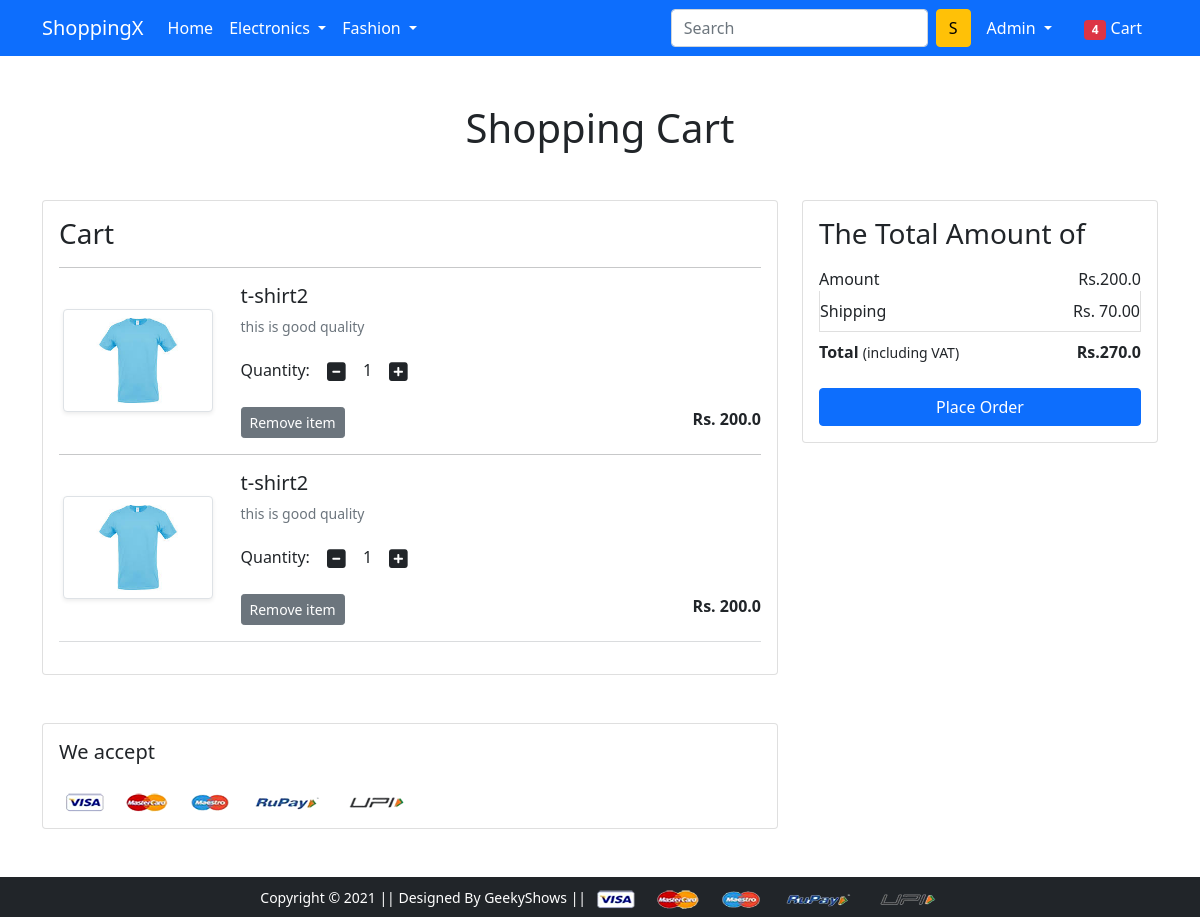
The app's page /cart/ (signed in) with its own data.
### app/models.py (models this page shows, shortened)
class Cart(models.Model):
    user =models.ForeignKey(User,on_delete=models.CASCADE)
    product = models.ForeignKey(Product,on_delete=models.CASCADE)
    quantity = models.PositiveIntegerField(default=1)

class Product(models.Model):
    title = models.CharField(max_length=200)
    selling_price = models.FloatField()
    discounted_price = models.FloatField()
    descriptions = models.TextField()
    brand = models.CharField(max_length=100)
    category = models.CharField(choices=CATEGORY_CHOICE,max_length=2)
    product_image = models.ImageField(upload_to='productimg')

### app/views.py (the view)
# urls.py: path('cart/',views.show_cart,name="show_cart"),
@login_required()
def show_cart(request):
 if request.user.is_authenticated:
  user=request.user
  cart = Cart.objects.filter(user=user)
  amont=0.0
  shipping_amount=70.0
  cart_product =[p for p in Cart.objects.all() if p.user==user]
  if cart_product:
   for p in cart_product:
    tempamount=(p.quantity*p.product.discounted_price)
    amont+= tempamount
    totalamont= amont+ shipping_amount
    return render(request, 'app/addtocart.html',{'cart':cart,'amont':amont,'totalamont':totalamont})
  else:
   return render(request,'app/empty.html')

### app/templates/app/addtocart.html (shortened to what this page needs)
{% extends 'app/base.html' %}
{% load static %}
{% block main-content %}
<div class="container my-5">
 <div class="row">
  <h1 class="text-center mb-5">Shopping Cart</h1>
  <div class="col-sm-8">
  <div class="card">
   <div class="card-body">
    <h3>Cart</h3>
    {% for carts in cart%}
    <hr>
    <div class="row">
     <div class="col-sm-3 text-center align-self-center"><img src="{{carts.product.product_image.url}}" alt="" srcset="" class="img-fluid img-thumbnail shadow-sm" height="150" width="150"> </div>
     <div class="col-sm-9">
      <div>
       <h5>{{carts.product.title}}</h5>
       <p class="mb-2 text-muted small">{{carts.product.descriptions}}</p>
       <div class="my-3">
        <label for="quantity">Quantity:</label>
        <a class="minus-cart btn" pid="{{carts.product.id}}"><i class="fas fa-minus-square fa-lg" ></i></a>
          <span id="quantity">{{carts.quantity}}</span>
        <a class="plus-cart btn" pid="{{carts.product.id}}"><i class="fas fa-plus-square fa-lg"></i></a>
       </div>
       <div class="d-flex justify-content-between">
        <a href="#" class="btn btn-sm btn-secondary mr-3 remove-cart" pid="{{carts.product.id}}" >Remove item </a>
        <p class="mb-0"><span><strong>Rs. {{carts.product.discounted_price}}</strong></span></p>
       </div>
      </div>
     </div>
    </div>
    {% endfor %}
    <hr class="text-muted">
   </div>
   </div>
  </div>
  <div class="col-sm-4">
   <div class="card">
    <div class="card-body">
      <h3>The Total Amount of</h3>
      <ul class="list-group">
       <li class="list-group-item d-flex justify-content-between align-items-center border-0 px-0 pb-0">Amount<span>Rs.<span id="amount">{{amont}}</span></span></li>
       <li class="list-group-item d-flex justify-content-between align-items-center px-0">Shipping<span>Rs. 70.00</span></li>
       <li class="list-group-item d-flex justify-content-between align-items-center border-0 px-0 mb-3">
        <div>
           <strong>Total</strong> <small>(including VAT)</small>
         </div>
         <span><strong>Rs.<strong id="totalamount">{{totalamont}}</strong></strong></span>
       </li>
      </ul>
      <div class="d-grid"><a href="{% url 'checkout' %}" class="btn btn-primary">Place Order</a></div>
    </div>
   </div>
  </div>
 </div>
</div>
<div class="container">
 <div class="row">
  <div class="col-sm-8">
   <div class="card">
    <div class="card-body">
      <h5 class="mb-4">We accept</h5>
      <img src="{% static 'app/images/payment.png' %}" alt="" class="img-fluid">
    </div>
  </div>
  </div>
 </div>
</div>
{% endblock main-content %}

### app/templates/app/base.html (shortened to what this page needs)
<!doctype html>
{% load static %}
<html lang="en">
  <head>
    <link href="https://cdn.jsdelivr.net/npm/bootstrap@5.0.0-beta1/dist/css/bootstrap.min.css" rel="stylesheet">
    <link rel="stylesheet" href="{% static 'app/css/owl.carousel.min.css' %}">
    <link rel="stylesheet" href="{% static 'app/css/all.min.css' %}">
    <link rel="stylesheet" href="{% static 'app/css/style.css' %}">
  </head>
  <body>
    <nav class="navbar navbar-expand-lg navbar-dark bg-primary">
     <div class="container">
       <a class="navbar-brand" href="/">ShoppingX</a>
       <div class="collapse navbar-collapse" id="navbarSupportedContent">
         <ul class="navbar-nav me-auto mb-2 mb-lg-0">
           <li class="nav-item">
             <a class="nav-link active" aria-current="page" href="/">Home</a>
           </li>
           <li class="nav-item dropdown">
             <a class="nav-link dropdown-toggle text-white" href="#" id="electronicsDropdown" role="button" data-bs-toggle="dropdown" aria-expanded="false">
               Electronics
             </a>
           </li>
           <li class="nav-item dropdown">
             <a class="nav-link dropdown-toggle text-white" href="#" id="fashionDropdown" role="button" data-bs-toggle="dropdown" aria-expanded="false">
               Fashion
             </a>
           </li>
         </ul>
         <form class="d-flex">
           <input class="form-control me-2" type="search" placeholder="Search" aria-label="Search">
           <button class="btn btn-warning" type="submit">S</button>
         </form>
         <div>
          <ul class="navbar-nav me-auto mb-2 mb-lg-0">
              {%if request.user.is_authenticated %}
           <li class="nav-item dropdown mx-2">
              <a class="nav-link dropdown-toggle text-white" href="#" id="profileDropdown" role="button" data-bs-toggle="dropdown" aria-expanded="false">
                <span class="text-capitalize">{{request.user}}</span>
              </a>
            </li>
            <li class="nav-item mx-2">
             <a href="{% url 'show_cart' %}" class="nav-link text-white"><span class="badge bg-danger">4</span> Cart </a>
            </li>
              {% endif %}
          </ul>
         </div>
       </div>
     </div>
    </nav>
    {% block main-content %} {% endblock main-content %}
    <footer class="container-fluid bg-dark text-center p-2 mt-5">
        <small class="text-white">Copyright &copy; 2021 || Designed By GeekyShows || </small>
        <img src="{% static 'app/images/payment.png' %}" alt="" srcset="" class="img-fluid" height="2px">
    </footer>
  </body>
</html>

### records on screen
Cart: product.product_image (picture), product "t-shirt2", product.descriptions "this is good quality", quantity "1", product.discounted_price "200.0"
Cart: product.product_image (picture), product "t-shirt2", product.descriptions "this is good quality", quantity "1", product.discounted_price "200.0"

### other values on screen
{{ request.user }} "Admin"
{{ amont }} "200.0"
{{ totalamont }} "270.0"
